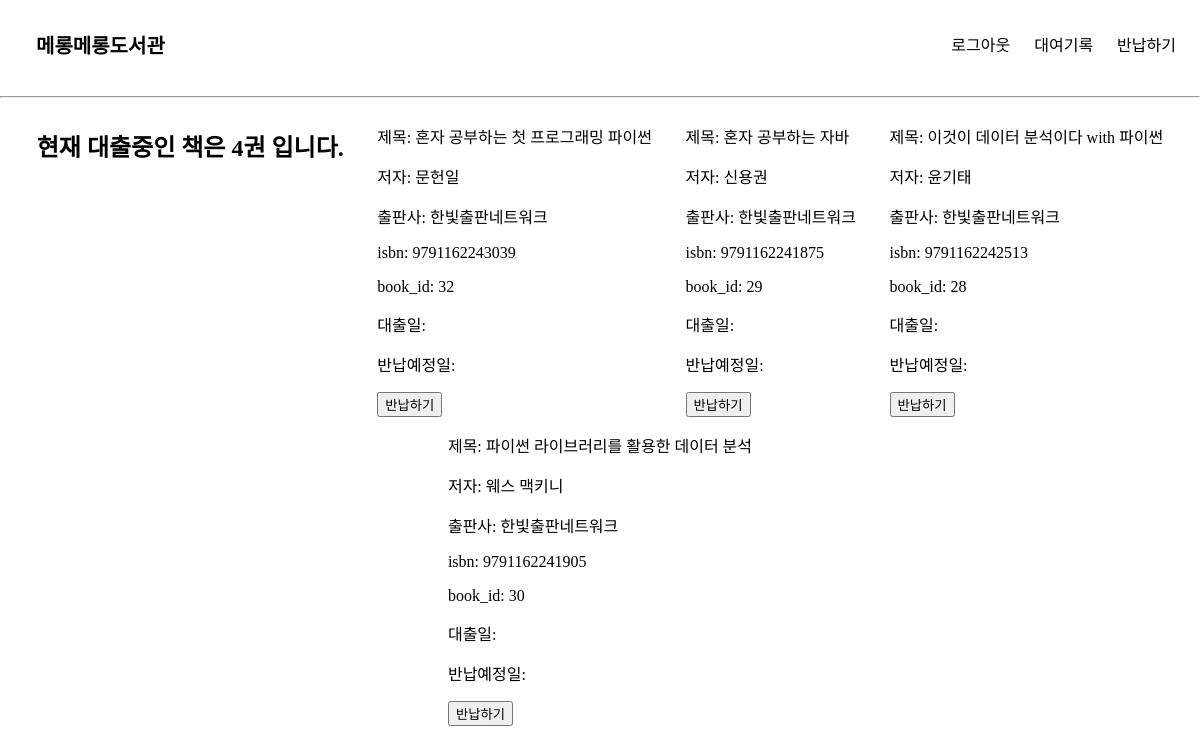
/return (signed in), run on the app's committed database.
### elicelibrary/models.py (models this page shows, shortened)
class Book(db.Model):
    __tablename__     = 'Book'
    id                = db.Column(db.Integer, primary_key=True, nullable=False, autoincrement=True, unique=True)
    title             = db.Column(db.String(45), nullable=False)
    author            = db.Column(db.String(45))
    publisher         = db.Column(db.String(45))
    publication_date  = db.Column(db.String(45))
    pages             = db.Column(db.Integer)
    isbn              = db.Column(db.String(45))
    registered_date   = db.Column(db.DateTime, default=datetime.utcnow)
    description       = db.Column(db.Text())    # 길이를 정할 수 없는 문자열은 Text를 쓰면 됨
    book_link         = db.Column(db.String(255))
    book_status       = db.Column(db.String(45))   # "1" :대출가능, "0" : 대출중 , "999" : 폐기    -> 선택형 변수에 적합한 데이터타입이 있을까?
    book_img          = db.Column(db.String(45))    # 책 표지만 바뀐 경우, 또는 책이 다르지만 같은 표지를 쓰는 경우가 있기 때문에 이미지 스토리지에서 같은 이미지의 반복을 막기 위해 별도의 책 이미지 식별 용 변수를 넣음
    at_user           = db.Column(db.String(45), default=None)

### elicelibrary/views/book_api.py (the view)
@book.route('/return', methods=["GET","POST"])
def checkoutlist():
    if session['login_id'] == None:
        flash("책을 반납하시려면 로그인을 해주세요.")
        return redirect(url_for('user.login'))
    else :
        login_id = session['login_id']
        checkout_list = db.session.query(Book).join(checkoutRecords, Book.id == checkoutRecords.book_id).filter(Book.at_user==login_id).all()
        return_count = len(checkout_list)
        return render_template("return.html", checkout_list=checkout_list, cnt=return_count)

### elicelibrary/templates/return.html (shortened to what this page needs)
{% extends 'base.html' %}
{% block content %}
<div class="book-card-container">
    <h2>현재 대출중인 책은 {{ cnt }}권 입니다.</h2>
    {% for book in checkout_list %}
        <div class="checkout-info-list">
            <p>제목: {{ book.title }}</p>
            <p>저자: {{ book.author }}</p>
            <p>출판사: {{ book.publisher }}</p>
            <p>isbn: {{ book.isbn }}</p>
            <p>book_id: {{ book.id }}</p>
            <p>대출일: </p>
            <p>반납예정일: </p>
            <form action="{{ url_for('book.book_return', book_id=book.id) }}" method="post">
                <input class='checkout-btn' type="submit" value="반납하기">
            </form>
        </div>
    {% endfor %}
</div>
{% endblock %}

### elicelibrary/templates/base.html (shortened to what this page needs)
<!DOCTYPE html>
<html lang="en">
<head>
    <link rel="stylesheet" href="{{ url_for('static', filename='style.css') }}" />
</head>
<body>
    <header>
        <nav class="navbar">
            <a class="header-main-name" href="/">메롱메롱도서관</a>
            <ul class="navbar-menu">
                {% block nav_link %}
                {% if session['login_id'] %}
                <li><a class="nav-link" href="/logout">로그아웃</a></li>
                <li><a class="nav-link" href="/checkout_records">대여기록</a></li>
                <li><a class="nav-link" href="/return">반납하기</a></li>
                {% else %}
                <li><a class="nav-link" href="/login">로그인/회원가입</a></li>
                <li><a class="nav-link" href="/checkout_records">대여기록</a></li>
                <li><a class="nav-link" href="/return">반납하기</a></li>
                {% endif %}
                {% endblock %}
            </ul>
        </nav>
    </header>
    <hr>
    {% block content %}
    {% endblock %}
</body>
</html>

### elicelibrary/static/style.css (style rules this page uses)
:root { --text-color: black; --background-color: white; --accent-color: grey; }
body { margin: 0; }
a { text-decoration: none; color: var(--text-color); }
.navbar { display: flex; justify-content: space-between; align-items: center; background-color: var(--background-color); padding: 8px 12px; }
.header-main-name { font-family: "Source Sans Pro", sans-serif; font-weight: bold; font-size: 20px; padding-left: 24px; }
.navbar-menu { display: flex; list-style: none; padding-left: 0; }
.navbar-menu li { padding: 8px 12px; }
.book-card-container { margin: 10px 20px 10px 20px; display: flex; flex-wrap: wrap; justify-content: space-around; }

### data on the page
Book: title "혼자 공부하는 첫 프로그래밍 파이썬", author "문헌일", publisher "한빛출판네트워크", isbn "9791162243039", id "32"
Book: title "혼자 공부하는 자바", author "신용권", publisher "한빛출판네트워크", isbn "9791162241875", id "29"
Book: title "이것이 데이터 분석이다 with 파이썬", author "윤기태", publisher "한빛출판네트워크", isbn "9791162242513", id "28"
Book: title "파이썬 라이브러리를 활용한 데이터 분석", author "웨스 맥키니", publisher "한빛출판네트워크", isbn "9791162241905", id "30"

### other printed values
{{ cnt }} "4"
